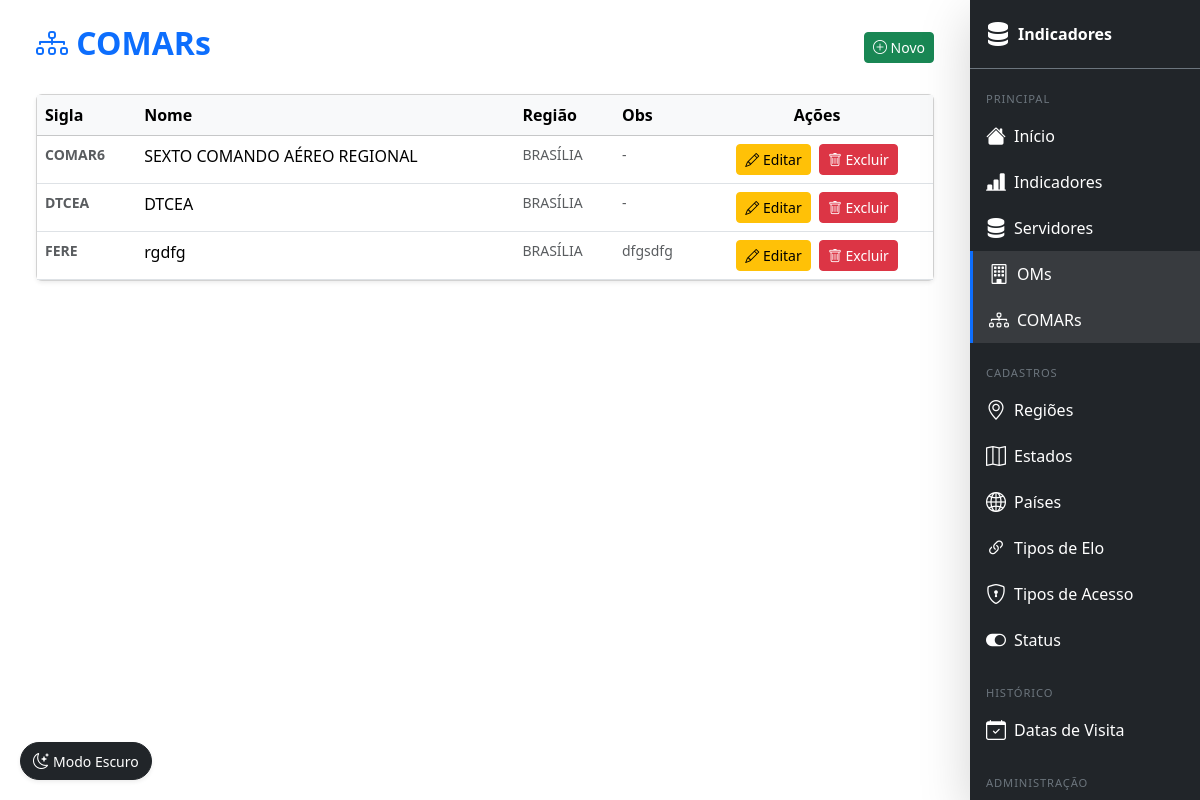
The page /comar/ (signed in) on the database its author committed.
### indicadores/models.py (models this page shows, shortened)
class Comar(models.Model):
    sigla = models.CharField(max_length=20)
    nome = models.CharField(max_length=100)
    regiao_cidade = models.ForeignKey(RegiaoCidade, on_delete=models.CASCADE)
    obs = models.TextField(blank=True, null=True)

class RegiaoCidade(models.Model):
    sigla = models.CharField(max_length=10, primary_key=True)
    nome = models.CharField(max_length=100)
    estado = models.ForeignKey(Estado, on_delete=models.CASCADE)
    def __str__(self):
        return self.nome

### indicadores/views/views_comar.py (the view)
# urls.py: path('comar/',                        lr(views.comar_list),   name='comar_list'),
def comar_list(request):
    return render(request, 'comar/list.html', {'objetos': Comar.objects.select_related('regiao_cidade').all()})

### templates/comar/list.html (shortened to what this page needs)
{% extends 'base.html' %}
{% block content %}
<div class="container mt-4">
    <div class="d-flex justify-content-between align-items-center mb-4">
        <h2 class="fw-bold text-primary"><i class="bi bi-diagram-3"></i> COMARs</h2>
        <a href="{% url 'ind:comar_create' %}" class="btn btn-success btn-sm">
            <i class="bi bi-plus-circle"></i> Novo
        </a>
    </div>
    <div class="card shadow-sm">
        <div class="table-responsive">
            <table class="table table-hover mb-0">
                <thead class="table-light">
                    <tr><th>Sigla</th><th>Nome</th><th>Região</th><th>Obs</th><th class="text-center">Ações</th></tr>
                </thead>
                <tbody>
                    {% for obj in objetos %}
                    <tr>
                        <td class="text-muted small"><strong>{{ obj.sigla }}</strong></td>
                        <td>{{ obj.nome }}</td>
                        <td class="text-muted small">{{ obj.regiao_cidade }}</td>
                        <td class="text-muted small">{{ obj.obs|default:"-"|truncatechars:40 }}</td>
                        <td class="text-center">
                            <a href="{% url 'ind:comar_update' obj.pk %}" class="btn btn-sm btn-warning me-1"><i class="bi bi-pencil"></i> Editar</a>
                            <a href="{% url 'ind:comar_delete' obj.pk %}" class="btn btn-sm btn-danger"><i class="bi bi-trash"></i> Excluir</a>
                        </td>
                    </tr>
                    {% empty %}
                    <tr><td colspan="5" class="text-center text-muted py-4"><i class="bi bi-inbox fs-4 d-block mb-2"></i>Nenhum registro.</td></tr>
                    {% endfor %}
                </tbody>
            </table>
        </div>
    </div>
</div>
{% endblock %}

### templates/base.html (style rules this page uses)
@media (min-width: 992px) { body { padding-right: 230px; } }

### rows shown on the page
Comar: sigla "COMAR6", nome "SEXTO COMANDO AÉREO REGIONAL", regiao_cidade "BRASÍLIA", obs "-"
Comar: sigla "DTCEA", nome "DTCEA", regiao_cidade "BRASÍLIA", obs "-"
Comar: sigla "FERE", nome "rgdfg", regiao_cidade "BRASÍLIA", obs "dfgsdfg"
